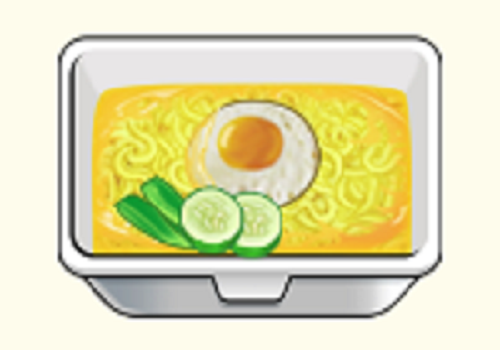
#> input picture kedai-mie/screens/sample-1.png, 500 x 350 px
$ python simple-match.py   (older library calls are emulated)
#> lines starting #> are read from the running program, lines starting #| are printed output that depends on the picture; after the words box and inside, x2 and y2 are one past the last pixel; in counts of white or black regions, pixels touching at a corner belong together
import cv2
import numpy as np

img = cv2.imread("screens/sample-1.png")
#> img is the input picture: shape (350, 500, 3); mean B, G, R 179, 221.3, 224.6
gray_img = cv2.cvtColor(img, cv2.COLOR_BGR2GRAY)
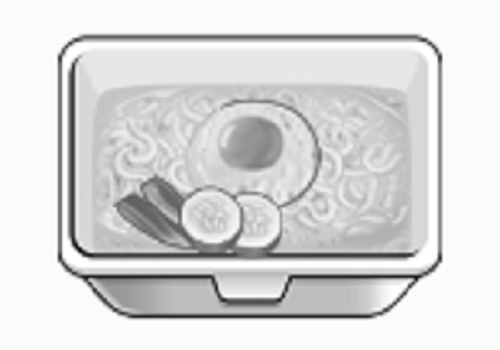
#> gray_img: shape (350, 500); min 12, max 255, mean 217.6
template = cv2.imread("assets/telur.png", cv2.IMREAD_GRAYSCALE)
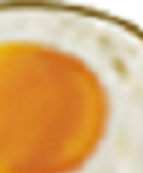
#> input picture kedai-mie/assets/telur.png, 143 x 173 px
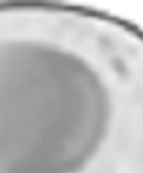
#> template: shape (173, 143); min 95, max 255, mean 183.4
w, h = template.shape[::-1]
#> w = 143; h = 173


# Mangkok or bungkus?

thresh = cv2.threshold(gray_img, 120, 255, 0)[1]
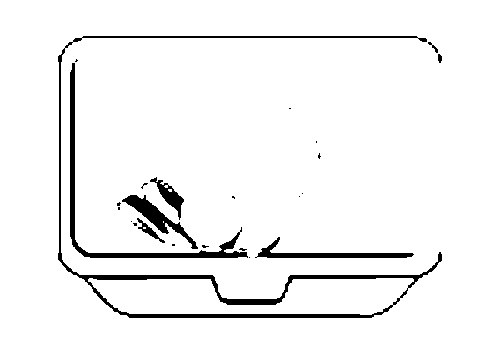
#> thresh: shape (350, 500); 95% white; 24 black regions (16 under 20 px), largest, box (x1, y1, x2, y2) and area: (58, 36, 442, 318) 4231, (70, 63, 248, 258) 1953, (122, 195, 198, 249) 895
# im2, contours, hierarchy = cv2.findContours(
#     thresh, cv2.RETR_TREE, cv2.CHAIN_APPROX_SIMPLE)


# Object detection inside mangkok
gray_img_blurred = cv2.blur(gray_img, (10, 10))
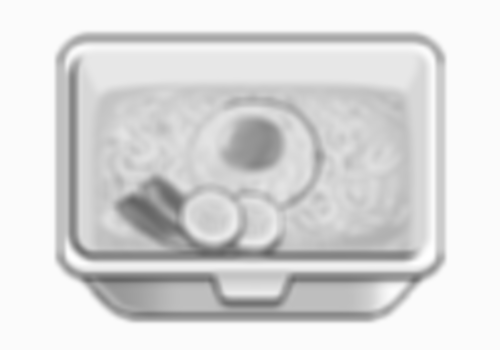
#> gray_img_blurred: shape (350, 500); min 99, max 255, mean 217.6

result = cv2.matchTemplate(gray_img_blurred, template, cv2.TM_CCOEFF_NORMED)
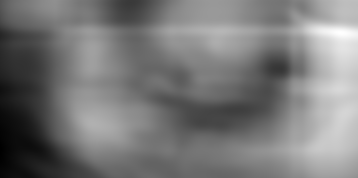
#> result: shape (178, 358) float32; min -0.367, max 0.716, mean 0.147; drawn with min black and max white
loc = np.where(result >= 0.7)
#> loc = 43 positions, rows 31 to 34, columns 335 to 347

for pt in zip(*loc[::-1]):
    cv2.rectangle(gray_img, pt, (pt[0] + w, pt[1] + h), (0, 255, 0), 2)
#> this loop made 43 passes
#> pt on passes 1 to 12: (335, 31), (336, 31), (337, 31), (338, 31), (339, 31), (340, 31), (341, 31), (342, 31), (343, 31), (344, 31), (335, 32), (336, 32)
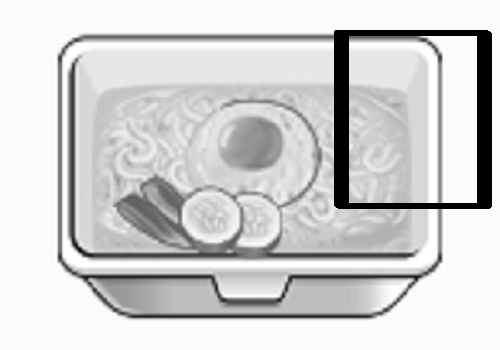
#> gray_img: shape (350, 500); 3.94% of pixels changed, all inside (x1, y1, x2, y2) = (334, 30, 492, 209)

cv2.imshow("img", gray_img)
cv2.imshow("result", result)
cv2.imshow("treshold", thresh)


cv2.waitKey(0)
cv2.destroyAllWindows()
